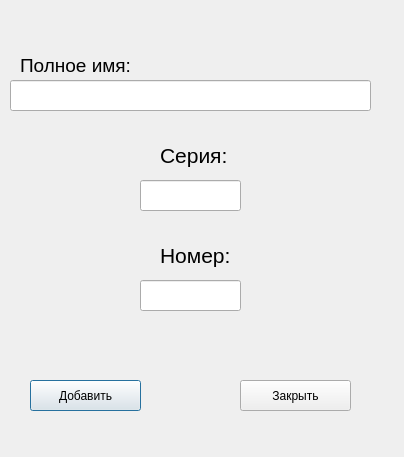
<?xml version="1.0" encoding="UTF-8"?>
<ui version="4.0">
 <class>Dialog</class>
 <widget class="QDialog" name="Dialog">
  <property name="geometry">
   <rect>
    <x>0</x>
    <y>0</y>
    <width>404</width>
    <height>457</height>
   </rect>
  </property>
  <property name="windowTitle">
   <string>Dialog</string>
  </property>
  <widget class="QPushButton" name="pushButton">
   <property name="geometry">
    <rect>
     <x>30</x>
     <y>380</y>
     <width>111</width>
     <height>31</height>
    </rect>
   </property>
   <property name="text">
    <string>Добавить</string>
   </property>
  </widget>
  <widget class="QPushButton" name="pushButton_2">
   <property name="geometry">
    <rect>
     <x>240</x>
     <y>380</y>
     <width>111</width>
     <height>31</height>
    </rect>
   </property>
   <property name="text">
    <string>Закрыть</string>
   </property>
  </widget>
  <widget class="QLineEdit" name="lineFuulName">
   <property name="geometry">
    <rect>
     <x>10</x>
     <y>80</y>
     <width>361</width>
     <height>31</height>
    </rect>
   </property>
  </widget>
  <widget class="QLineEdit" name="lineSeries">
   <property name="geometry">
    <rect>
     <x>140</x>
     <y>180</y>
     <width>101</width>
     <height>31</height>
    </rect>
   </property>
  </widget>
  <widget class="QLineEdit" name="lineNumber">
   <property name="geometry">
    <rect>
     <x>140</x>
     <y>280</y>
     <width>101</width>
     <height>31</height>
    </rect>
   </property>
  </widget>
  <widget class="QLabel" name="label">
   <property name="geometry">
    <rect>
     <x>20</x>
     <y>50</y>
     <width>111</width>
     <height>31</height>
    </rect>
   </property>
   <property name="font">
    <font>
     <pointsize>14</pointsize>
    </font>
   </property>
   <property name="text">
    <string>Полное имя:</string>
   </property>
  </widget>
  <widget class="QLabel" name="label_2">
   <property name="geometry">
    <rect>
     <x>160</x>
     <y>140</y>
     <width>71</width>
     <height>31</height>
    </rect>
   </property>
   <property name="font">
    <font>
     <pointsize>16</pointsize>
    </font>
   </property>
   <property name="text">
    <string>Серия:</string>
   </property>
  </widget>
  <widget class="QLabel" name="label_3">
   <property name="geometry">
    <rect>
     <x>160</x>
     <y>240</y>
     <width>81</width>
     <height>31</height>
    </rect>
   </property>
   <property name="font">
    <font>
     <pointsize>16</pointsize>
    </font>
   </property>
   <property name="text">
    <string>Номер:</string>
   </property>
  </widget>
  <widget class="QLabel" name="label1">
   <property name="geometry">
    <rect>
     <x>20</x>
     <y>120</y>
     <width>221</width>
     <height>16</height>
    </rect>
   </property>
   <property name="text">
    <string/>
   </property>
  </widget>
  <widget class="QLabel" name="label2">
   <property name="geometry">
    <rect>
     <x>100</x>
     <y>220</y>
     <width>181</width>
     <height>16</height>
    </rect>
   </property>
   <property name="text">
    <string/>
   </property>
  </widget>
  <widget class="QLabel" name="label3">
   <property name="geometry">
    <rect>
     <x>110</x>
     <y>320</y>
     <width>161</width>
     <height>16</height>
    </rect>
   </property>
   <property name="text">
    <string/>
   </property>
  </widget>
 </widget>
 <resources/>
 <connections/>
</ui>
